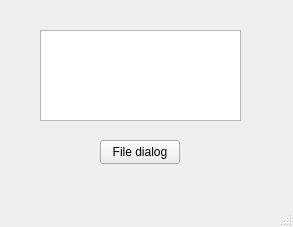
<?xml version="1.0" encoding="UTF-8"?>
<ui version="4.0">
 <class>MainWindow</class>
 <widget class="QMainWindow" name="MainWindow">
  <property name="geometry">
   <rect>
    <x>0</x>
    <y>0</y>
    <width>293</width>
    <height>227</height>
   </rect>
  </property>
  <property name="windowTitle">
   <string>MainWindow</string>
  </property>
  <widget class="QWidget" name="centralwidget">
   <widget class="QTextEdit" name="textEdit">
    <property name="geometry">
     <rect>
      <x>40</x>
      <y>30</y>
      <width>201</width>
      <height>91</height>
     </rect>
    </property>
   </widget>
   <widget class="QPushButton" name="pushButton">
    <property name="geometry">
     <rect>
      <x>100</x>
      <y>140</y>
      <width>80</width>
      <height>24</height>
     </rect>
    </property>
    <property name="text">
     <string>File dialog</string>
    </property>
   </widget>
  </widget>
  <widget class="QMenuBar" name="menubar">
   <property name="geometry">
    <rect>
     <x>0</x>
     <y>0</y>
     <width>293</width>
     <height>21</height>
    </rect>
   </property>
  </widget>
  <widget class="QStatusBar" name="statusbar"/>
 </widget>
 <resources/>
 <connections/>
</ui>
